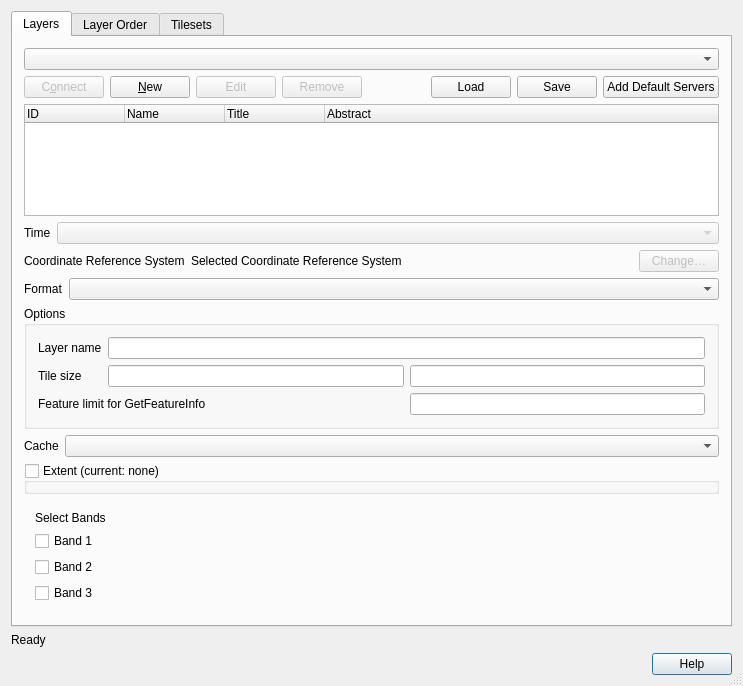
<?xml version="1.0" encoding="UTF-8"?>
<ui version="4.0">
 <class>QgsOWSSourceSelectBase</class>
 <widget class="QDialog" name="QgsOWSSourceSelectBase">
  <property name="geometry">
   <rect>
    <x>0</x>
    <y>0</y>
    <width>743</width>
    <height>686</height>
   </rect>
  </property>
  <property name="windowTitle">
   <string>Add Layer(s) from a Server</string>
  </property>
  <property name="windowIcon">
   <iconset>
    <normaloff>.</normaloff>.</iconset>
  </property>
  <property name="sizeGripEnabled">
   <bool>true</bool>
  </property>
  <property name="modal">
   <bool>true</bool>
  </property>
  <layout class="QGridLayout" name="gridLayout_2">
   <item row="2" column="0">
    <widget class="QDialogButtonBox" name="buttonBox">
     <property name="standardButtons">
      <set>QDialogButtonBox::Help</set>
     </property>
    </widget>
   </item>
   <item row="1" column="0">
    <widget class="QLabel" name="mStatusLabel">
     <property name="sizePolicy">
      <sizepolicy hsizetype="Ignored" vsizetype="Preferred">
       <horstretch>0</horstretch>
       <verstretch>0</verstretch>
      </sizepolicy>
     </property>
     <property name="text">
      <string>Ready</string>
     </property>
     <property name="wordWrap">
      <bool>false</bool>
     </property>
    </widget>
   </item>
   <item row="0" column="0">
    <widget class="QTabWidget" name="mTabWidget">
     <property name="enabled">
      <bool>true</bool>
     </property>
     <property name="currentIndex">
      <number>0</number>
     </property>
     <widget class="QWidget" name="mLayersTab">
      <attribute name="title">
       <string>Layers</string>
      </attribute>
      <layout class="QVBoxLayout" name="verticalLayout">
       <item>
        <widget class="QComboBox" name="mConnectionsComboBox"/>
       </item>
       <item>
        <layout class="QHBoxLayout" name="horizontalLayout_3">
         <item>
          <widget class="QPushButton" name="mConnectButton">
           <property name="enabled">
            <bool>false</bool>
           </property>
           <property name="toolTip">
            <string>Connect to selected service</string>
           </property>
           <property name="text">
            <string>C&amp;onnect</string>
           </property>
          </widget>
         </item>
         <item>
          <widget class="QPushButton" name="mNewButton">
           <property name="toolTip">
            <string>Create a new service connection</string>
           </property>
           <property name="text">
            <string>&amp;New</string>
           </property>
          </widget>
         </item>
         <item>
          <widget class="QPushButton" name="mEditButton">
           <property name="enabled">
            <bool>false</bool>
           </property>
           <property name="toolTip">
            <string>Edit selected service connection</string>
           </property>
           <property name="text">
            <string>Edit</string>
           </property>
          </widget>
         </item>
         <item>
          <widget class="QPushButton" name="mDeleteButton">
           <property name="enabled">
            <bool>false</bool>
           </property>
           <property name="toolTip">
            <string>Remove connection to selected service</string>
           </property>
           <property name="text">
            <string>Remove</string>
           </property>
          </widget>
         </item>
         <item>
          <spacer name="horizontalSpacer_1">
           <property name="orientation">
            <enum>Qt::Horizontal</enum>
           </property>
           <property name="sizeHint" stdset="0">
            <size>
             <width>82</width>
             <height>20</height>
            </size>
           </property>
          </spacer>
         </item>
         <item>
          <widget class="QPushButton" name="mLoadButton">
           <property name="toolTip">
            <string>Load connections from file</string>
           </property>
           <property name="text">
            <string>Load</string>
           </property>
          </widget>
         </item>
         <item>
          <widget class="QPushButton" name="mSaveButton">
           <property name="toolTip">
            <string>Save connections to file</string>
           </property>
           <property name="text">
            <string>Save</string>
           </property>
          </widget>
         </item>
         <item>
          <widget class="QPushButton" name="mAddDefaultButton">
           <property name="statusTip">
            <string>Adds a few example WMS servers</string>
           </property>
           <property name="whatsThis">
            <string comment="Adds several example WMS servers to the list"/>
           </property>
           <property name="text">
            <string>Add Default Servers</string>
           </property>
          </widget>
         </item>
        </layout>
       </item>
       <item>
        <widget class="QTreeWidget" name="mLayersTreeWidget">
         <property name="sizePolicy">
          <sizepolicy hsizetype="Expanding" vsizetype="Expanding">
           <horstretch>0</horstretch>
           <verstretch>0</verstretch>
          </sizepolicy>
         </property>
         <property name="selectionMode">
          <enum>QAbstractItemView::MultiSelection</enum>
         </property>
         <property name="allColumnsShowFocus">
          <bool>true</bool>
         </property>
         <column>
          <property name="text">
           <string>ID</string>
          </property>
         </column>
         <column>
          <property name="text">
           <string>Name</string>
          </property>
         </column>
         <column>
          <property name="text">
           <string>Title</string>
          </property>
         </column>
         <column>
          <property name="text">
           <string>Abstract</string>
          </property>
         </column>
        </widget>
       </item>
       <item>
        <widget class="QWidget" name="mTimeWidget" native="true">
         <layout class="QHBoxLayout" name="horizontalLayout">
          <property name="leftMargin">
           <number>0</number>
          </property>
          <property name="topMargin">
           <number>0</number>
          </property>
          <property name="rightMargin">
           <number>0</number>
          </property>
          <property name="bottomMargin">
           <number>0</number>
          </property>
          <item>
           <widget class="QLabel" name="mTimeLabel">
            <property name="text">
             <string>Time</string>
            </property>
           </widget>
          </item>
          <item>
           <widget class="QComboBox" name="mTimeComboBox">
            <property name="enabled">
             <bool>false</bool>
            </property>
            <property name="sizePolicy">
             <sizepolicy hsizetype="Expanding" vsizetype="Fixed">
              <horstretch>0</horstretch>
              <verstretch>0</verstretch>
             </sizepolicy>
            </property>
           </widget>
          </item>
         </layout>
        </widget>
       </item>
       <item>
        <widget class="QWidget" name="mCRSWidget" native="true">
         <layout class="QHBoxLayout" name="horizontalLayout_2">
          <property name="leftMargin">
           <number>0</number>
          </property>
          <property name="topMargin">
           <number>0</number>
          </property>
          <property name="rightMargin">
           <number>0</number>
          </property>
          <property name="bottomMargin">
           <number>0</number>
          </property>
          <item>
           <widget class="QLabel" name="mCRSLabel">
            <property name="text">
             <string>Coordinate Reference System</string>
            </property>
           </widget>
          </item>
          <item>
           <widget class="QLabel" name="mSelectedCRSLabel">
            <property name="sizePolicy">
             <sizepolicy hsizetype="Expanding" vsizetype="Preferred">
              <horstretch>0</horstretch>
              <verstretch>0</verstretch>
             </sizepolicy>
            </property>
            <property name="text">
             <string>Selected Coordinate Reference System</string>
            </property>
            <property name="buddy">
             <cstring>mChangeCRSButton</cstring>
            </property>
           </widget>
          </item>
          <item>
           <widget class="QPushButton" name="mChangeCRSButton">
            <property name="enabled">
             <bool>false</bool>
            </property>
            <property name="text">
             <string>Change…</string>
            </property>
           </widget>
          </item>
         </layout>
        </widget>
       </item>
       <item>
        <widget class="QWidget" name="mFormatWidget" native="true">
         <layout class="QHBoxLayout" name="horizontalLayout_6">
          <property name="leftMargin">
           <number>0</number>
          </property>
          <property name="topMargin">
           <number>0</number>
          </property>
          <property name="rightMargin">
           <number>0</number>
          </property>
          <property name="bottomMargin">
           <number>0</number>
          </property>
          <item>
           <widget class="QLabel" name="mFormatLabel">
            <property name="text">
             <string>Format</string>
            </property>
           </widget>
          </item>
          <item>
           <widget class="QComboBox" name="mFormatComboBox">
            <property name="sizePolicy">
             <sizepolicy hsizetype="Expanding" vsizetype="Fixed">
              <horstretch>0</horstretch>
              <verstretch>0</verstretch>
             </sizepolicy>
            </property>
           </widget>
          </item>
         </layout>
        </widget>
       </item>
       <item>
        <widget class="QGroupBox" name="mWMSGroupBox">
         <property name="title">
          <string>Options</string>
         </property>
         <layout class="QGridLayout">
          <item row="1" column="1">
           <widget class="QLineEdit" name="mTileWidthLineEdit"/>
          </item>
          <item row="1" column="0">
           <widget class="QLabel" name="mTileSizeLabel">
            <property name="text">
             <string>Tile size</string>
            </property>
            <property name="buddy">
             <cstring>mTileWidthLineEdit</cstring>
            </property>
           </widget>
          </item>
          <item row="0" column="1" colspan="2">
           <widget class="QLineEdit" name="mLayerNameLineEdit"/>
          </item>
          <item row="1" column="2">
           <widget class="QLineEdit" name="mTileHeightLineEdit"/>
          </item>
          <item row="3" column="2">
           <widget class="QLineEdit" name="mFeatureCountLineEdit"/>
          </item>
          <item row="0" column="0">
           <widget class="QLabel" name="mLayerNameLabel">
            <property name="text">
             <string>Layer name</string>
            </property>
            <property name="buddy">
             <cstring>mLayerNameLineEdit</cstring>
            </property>
           </widget>
          </item>
          <item row="3" column="0" colspan="2">
           <widget class="QLabel" name="mFeatureCountLabel">
            <property name="text">
             <string>Feature limit for GetFeatureInfo</string>
            </property>
            <property name="buddy">
             <cstring>mFeatureCountLineEdit</cstring>
            </property>
           </widget>
          </item>
         </layout>
        </widget>
       </item>
       <item>
        <widget class="QWidget" name="mCacheWidget" native="true">
         <layout class="QHBoxLayout" name="horizontalLayout_7">
          <property name="leftMargin">
           <number>0</number>
          </property>
          <property name="topMargin">
           <number>0</number>
          </property>
          <property name="rightMargin">
           <number>0</number>
          </property>
          <property name="bottomMargin">
           <number>0</number>
          </property>
          <item>
           <widget class="QLabel" name="mCacheLabel">
            <property name="text">
             <string>Cache</string>
            </property>
           </widget>
          </item>
          <item>
           <widget class="QComboBox" name="mCacheComboBox">
            <property name="sizePolicy">
             <sizepolicy hsizetype="Expanding" vsizetype="Fixed">
              <horstretch>0</horstretch>
              <verstretch>0</verstretch>
             </sizepolicy>
            </property>
            <property name="toolTip">
             <string>Cache preference

Always cache: load from cache, even if it expired

Prefer cache: load from cache if available, otherwise load from network. Note that this can return possibly stale (but not expired) items from cache

Prefer network: default value; load from the network if the cached entry is older than the network entry

Always network: always load from network and do not check if the cache has a valid entry (similar to the &quot;Reload&quot; feature in browsers)
</string>
            </property>
           </widget>
          </item>
         </layout>
        </widget>
       </item>
       <item>
        <widget class="QWidget" name="mSpatialExtentBoxWidget" native="true">
         <layout class="QVBoxLayout" name="verticalLayout_2">
          <property name="leftMargin">
           <number>0</number>
          </property>
          <property name="topMargin">
           <number>0</number>
          </property>
          <property name="rightMargin">
           <number>0</number>
          </property>
          <property name="bottomMargin">
           <number>0</number>
          </property>
          <item>
           <widget class="QgsExtentGroupBox" name="mSpatialExtentBox">
            <property name="title">
             <string>Extent (current: none)</string>
            </property>
            <property name="checkable">
             <bool>true</bool>
            </property>
            <property name="checked">
             <bool>false</bool>
            </property>
            <property name="collapsed">
             <bool>true</bool>
            </property>
           </widget>
          </item>
         </layout>
        </widget>
       </item>
       <item>
        <widget class="QWidget" name="widget" native="true">
         <layout class="QVBoxLayout" name="verticalLayout_3">
          <item>
           <widget class="QLabel" name="label">
            <property name="text">
             <string>Select Bands</string>
            </property>
           </widget>
          </item>
          <item>
           <widget class="QCheckBox" name="checkBox">
            <property name="text">
             <string>Band 1</string>
            </property>
           </widget>
          </item>
          <item>
           <widget class="QCheckBox" name="checkBox_2">
            <property name="text">
             <string>Band 2</string>
            </property>
           </widget>
          </item>
          <item>
           <widget class="QCheckBox" name="checkBox_3">
            <property name="text">
             <string>Band 3</string>
            </property>
           </widget>
          </item>
         </layout>
        </widget>
       </item>
      </layout>
     </widget>
     <widget class="QWidget" name="mLayerOrderTab">
      <attribute name="title">
       <string>Layer Order</string>
      </attribute>
      <layout class="QGridLayout">
       <item row="0" column="0">
        <widget class="QPushButton" name="mLayerUpButton">
         <property name="toolTip">
          <string>Move selected layer UP</string>
         </property>
         <property name="text">
          <string>Up</string>
         </property>
        </widget>
       </item>
       <item row="0" column="1">
        <widget class="QPushButton" name="mLayerDownButton">
         <property name="toolTip">
          <string>Move selected layer DOWN</string>
         </property>
         <property name="text">
          <string>Down</string>
         </property>
        </widget>
       </item>
       <item row="0" column="2">
        <spacer name="horizontalSpacer_2">
         <property name="orientation">
          <enum>Qt::Horizontal</enum>
         </property>
         <property name="sizeHint" stdset="0">
          <size>
           <width>391</width>
           <height>30</height>
          </size>
         </property>
        </spacer>
       </item>
       <item row="1" column="0" colspan="3">
        <widget class="QTreeWidget" name="mLayerOrderTreeWidget">
         <property name="columnCount">
          <number>2</number>
         </property>
         <column>
          <property name="text">
           <string>Layer</string>
          </property>
         </column>
         <column>
          <property name="text">
           <string>Style</string>
          </property>
         </column>
        </widget>
       </item>
      </layout>
     </widget>
     <widget class="QWidget" name="mTilesetsTab">
      <attribute name="title">
       <string>Tilesets</string>
      </attribute>
      <layout class="QGridLayout" name="gridLayout_3">
       <item row="0" column="0">
        <widget class="QTableWidget" name="mTilesetsTableWidget">
         <property name="alternatingRowColors">
          <bool>true</bool>
         </property>
         <property name="selectionMode">
          <enum>QAbstractItemView::SingleSelection</enum>
         </property>
         <property name="selectionBehavior">
          <enum>QAbstractItemView::SelectRows</enum>
         </property>
         <property name="cornerButtonEnabled">
          <bool>false</bool>
         </property>
         <attribute name="verticalHeaderVisible">
          <bool>false</bool>
         </attribute>
         <column>
          <property name="text">
           <string>Layers</string>
          </property>
         </column>
         <column>
          <property name="text">
           <string>Styles</string>
          </property>
         </column>
         <column>
          <property name="text">
           <string>Size</string>
          </property>
         </column>
         <column>
          <property name="text">
           <string>Format</string>
          </property>
         </column>
         <column>
          <property name="text">
           <string>CRS</string>
          </property>
         </column>
        </widget>
       </item>
      </layout>
     </widget>
    </widget>
   </item>
  </layout>
 </widget>
 <layoutdefault spacing="6" margin="11"/>
 <customwidgets>
  <customwidget>
   <class>QgsCollapsibleGroupBox</class>
   <extends>QGroupBox</extends>
   <header>qgscollapsiblegroupbox.h</header>
   <container>1</container>
  </customwidget>
  <customwidget>
   <class>QgsExtentGroupBox</class>
   <extends>QgsCollapsibleGroupBox</extends>
   <header>qgsextentgroupbox.h</header>
   <container>1</container>
  </customwidget>
 </customwidgets>
 <tabstops>
  <tabstop>mTabWidget</tabstop>
  <tabstop>mConnectionsComboBox</tabstop>
  <tabstop>mConnectButton</tabstop>
  <tabstop>mNewButton</tabstop>
  <tabstop>mEditButton</tabstop>
  <tabstop>mDeleteButton</tabstop>
  <tabstop>mLoadButton</tabstop>
  <tabstop>mSaveButton</tabstop>
  <tabstop>mAddDefaultButton</tabstop>
  <tabstop>mLayersTreeWidget</tabstop>
  <tabstop>mTimeComboBox</tabstop>
  <tabstop>mChangeCRSButton</tabstop>
  <tabstop>mFormatComboBox</tabstop>
  <tabstop>mLayerNameLineEdit</tabstop>
  <tabstop>mTileWidthLineEdit</tabstop>
  <tabstop>mTileHeightLineEdit</tabstop>
  <tabstop>mFeatureCountLineEdit</tabstop>
  <tabstop>mCacheComboBox</tabstop>
  <tabstop>mLayerUpButton</tabstop>
  <tabstop>mLayerDownButton</tabstop>
  <tabstop>mLayerOrderTreeWidget</tabstop>
  <tabstop>mTilesetsTableWidget</tabstop>
  <tabstop>buttonBox</tabstop>
 </tabstops>
 <resources/>
 <connections>
  <connection>
   <sender>buttonBox</sender>
   <signal>rejected()</signal>
   <receiver>QgsOWSSourceSelectBase</receiver>
   <slot>reject()</slot>
   <hints>
    <hint type="sourcelabel">
     <x>518</x>
     <y>510</y>
    </hint>
    <hint type="destinationlabel">
     <x>551</x>
     <y>370</y>
    </hint>
   </hints>
  </connection>
 </connections>
</ui>
